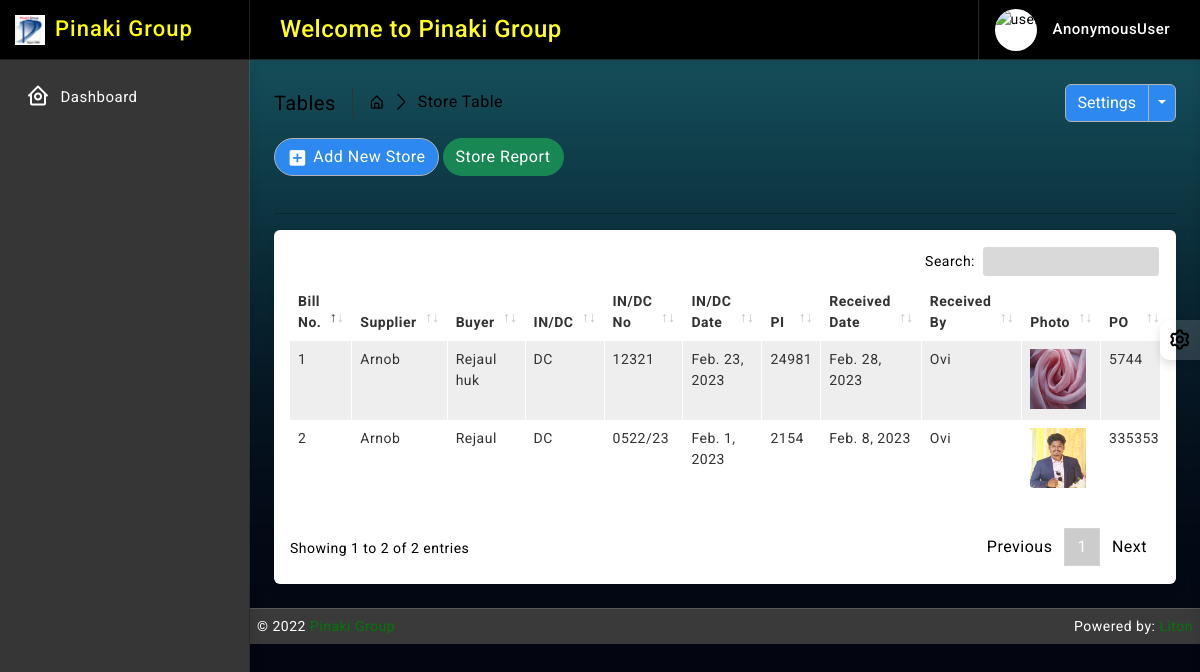
/store/, run on the app's committed database.
### store/models.py (models this page shows, shortened)
class StoreBill(models.Model):
    billno = models.AutoField(primary_key=True)
    time = models.DateTimeField(auto_now=True)
    supplier = models.ForeignKey(Supplier, on_delete=models.CASCADE, blank=False, related_name='suppliername')
    buyer_name = models.CharField(max_length=64, blank=False, null=True)
    REPORT = (
        ('', 'Select'),
        ('Invoice', 'Invoice'),
        ('DC', 'DC'),
    )
    report = models.CharField(max_length=64, null=True, blank=False, choices=REPORT)
    report_no = models.CharField(max_length=64, blank=True, null=True)
    report_date = models.DateField(default= now)
    pi_no = models.CharField(max_length=150, blank=True, null=True)
    received_by = models.CharField(max_length=64, blank=False, null=True)
    received_date = models.DateField(default= now)
    img_file = models.ImageField(upload_to='store', null=True, blank=True)
    po_no = models.CharField(max_length=64, blank=True, null=True)
    lc = models.CharField(max_length=64, blank=False, null=True)
    style_no = models.CharField(max_length=32, null=True, blank=True)
    file_no = models.CharField(max_length=64, blank=True, null=True)
    lot_no = models.CharField(max_length=64, blank=True, null=True)
    fabric_detail = models.TextField()
    store_location = models.CharField(max_length=64, blank=True, null=True)
    order_qty = models.IntegerField(default=0)
    def get_items_list(self):
        return StoreItem.objects.filter(billno=self)
    def get_total_price(self):
        storeitems = StoreItem.objects.filter(billno=self)
        total = 0
        for item in storeitems:
            total += item.totalprice
        return total

### supplier/models.py (models this page shows)
class Supplier(models.Model):
    date = models.DateField(default= now)
    supplier_name = models.CharField(max_length=64, null=True, blank=False)
    company_name = models.CharField(max_length=64, null=True, blank=False)
    office_address = models.CharField(max_length=64, null=True, blank=False)
    office_postal_code = models.IntegerField(blank=True)
    office_country = models.CharField(max_length=64, null=True, blank=True)
    office_tphone = models.CharField(max_length=16, null=True, blank=True, unique=True)
    factory_address =  models.CharField(max_length=64, null=True, blank=True)
    factory_postal_code = models.IntegerField(blank=True)
    factory_country = models.CharField(max_length=64, null=True, blank=True)
    factory_tphone = models.CharField(max_length=16, null=True, blank=True, unique=True)
    vat_identi_no = models.CharField(max_length=32, blank=True)
    expiry_date = models.DateField(default= now, blank=True)
    trade_license_no = models.CharField(max_length=32, blank=True)
    owner_name = models.CharField(max_length=64, null=True, blank=True)
    owner_phone = models.CharField(max_length=16, null=True, blank=True, unique=True)
    owner_email = models.EmailField(max_length=64, blank=True, unique=True)
    first_cp_name = models.CharField(max_length=64, null=True, blank=True)
    first_cp_position = models.CharField(max_length=64, null=True, blank=True)
    first_cp_phone = models.CharField(max_length=16, null=True, blank=True, unique=True)
    first_cp_email = models.EmailField(max_length=64, blank=True, unique=True)
    sec_cp_name = models.CharField(max_length=64, null=True, blank=True)
    sec_cp_position = models.CharField(max_length=64, null=True, blank=True)
    sec_cp_phone = models.CharField(max_length=16, null=True, blank=True, unique=True)
    sec_cp_email = models.EmailField(max_length=64, blank=True, unique=True)
    account_name = models.CharField(max_length=64, null=True, blank=False)
    account_no = models.CharField(max_length=32, null=True, blank=False)
    bank_name = models.CharField(max_length=64, null=True, blank=False)
    bank_address = models.CharField(max_length=64, null=True, blank= False)
    swift = models.CharField(max_length=64, null=True, blank=False)
    created_at = models.DateTimeField(auto_now_add=True, auto_now=False)
    updated_at = models.DateTimeField(auto_now_add=False, auto_now=True)
    def __str__(self):
        return self.supplier_name

### store/views.py (the view)
# urls.py: path('', views.StoreView.as_view(), name='store_read'),
class StoreView(ListView):
    model = StoreBill
    template_name = 'store/read.html'
    context_object_name = 'bills'
    ordering = ['-time']

### templates/store/read.html (shortened to what this page needs)
{% extends 'base/base.html' %}
{% block body %}
{% load static %}
		<div class="page-wrapper">
			<div class="page-content">
				<div class="page-breadcrumb d-none d-sm-flex align-items-center mb-3">
					<div class="breadcrumb-title pe-3">Tables</div>
					<div class="ps-3">
						<nav aria-label="breadcrumb">
							<ol class="breadcrumb mb-0 p-0">
								<li class="breadcrumb-item"><a href="#"><i class="bx bx-home-alt"></i></a>
								</li>
								<li class="breadcrumb-item active" aria-current="page">Store Table</li>
							</ol>
						</nav>
					</div>
					<div class="ms-auto">
						<div class="btn-group">
							<button type="button" class="btn btn-light">Settings</button>
							<button type="button" class="btn btn-light dropdown-toggle dropdown-toggle-split" data-bs-toggle="dropdown">	<span class="visually-hidden">Toggle Dropdown</span>
							</button>
						</div>
					</div>
				</div>
                <div class="ms-auto">
					<a href="/store/create/" class="btn btn-light radius-30 mt-2 mt-lg-0"><i class="bx bxs-plus-square"></i>Add New Store</a>
					<a href="/store/report/" class="btn btn-success radius-30 mt-2 mt-lg-0">Store Report</a>
				</div><br>
				<hr/>
				<div class="card">
					<div class="card-body">
						<div class="table-responsive">
							<table id="example2" class="table table-striped table-bordered">
								<thead>
									<tr>
										<th>Bill No.</th>
										<th>Supplier</th>
                                        <th>Buyer</th>
                                        <th>IN/DC</th>
                                        <th>IN/DC No</th>
                                        <th>IN/DC Date</th>
                                        <th>PI</th>
                                        <th>Received Date</th>
                                        <th>Received By</th>
                                        <th>Photo</th>
                                        <th>PO</th>
									</tr>
								</thead>
								<tbody>
									{% for data in bills %}
									<tr>
                                        <td> <p>{{ data.billno }}</p> </td>
                                        <td>{{ data.supplier }}</td>
                                        <td>{{ data.buyer_name }}</td>
                                        <td>{{ data.report }}</td>
                                        <td>{{ data.report_no }}</td>
                                        <td>{{ data.report_date }}</td>
                                        <td>{{ data.pi_no }}</td>
                                        <td>{{ data.received_date }}</td>
                                        <td>{{ data.received_by }}</td>
										<td>
											{% if data.img_file == ""  %}
											No Image
											{% else %}
											<a href="{{ data.img_file.url }}" data-lightbox="image-1" data-title="My caption" target="_blank">
												<img src="{{ data.img_file.url }}" height="60" width="56">
											  </a>
											  {% endif %}
										</td>
                                        <td>{{ data.po_no }}</td>
									</tr>
								 {% endfor %}
								</tbody>
							</table>
						</div>
					</div>
				</div>
			</div>
		</div>
{% endblock body %}

### static/css/app.css (style rules this page uses)
body { font-size: 14px; letter-spacing: .5px; font-family: Roboto, sans-serif; overflow-x: hidden }
a { text-decoration: none }
.page-wrapper { height: 100%; margin-top: 60px; margin-bottom: 0px; margin-left: 250px }
.page-content { padding: 1.5rem 1.5rem 0 1.5rem }
.breadcrumb-title { font-size: 20px; border-right: 1.5px solid #333; }
.page-breadcrumb .breadcrumb li.breadcrumb-item { font-size: 16px }
.page-breadcrumb .breadcrumb-item+.breadcrumb-item::before { display: inline-block; padding-right: .5rem; color: #000000; font-family: LineIcons; content: "\ea5c" }
.radius-30 { border-radius: 30px }
.btn i { vertical-align: middle; font-size: 1.3rem; margin-top: -1em; margin-bottom: -1em; margin-right: 5px }
.bg-theme { background-size: 100% 100%; background-attachment: fixed; background-position: center; background-repeat: no-repeat; transition: background .2s; }
body.bg-theme2 { background-image: url(../images/bg-themes/2.png); }

### data on the page
StoreBill: billno "2", supplier "Arnob", buyer_name "Rejaul", report "DC", report_no "0522/23", report_date "Feb. 1, 2023", pi_no "2154", received_date "Feb. 8, 2023", received_by "Ovi", img_file (picture), po_no "335353"
StoreBill: billno "1", supplier "Arnob", buyer_name "Rejaul huk", report "DC", report_no "12321", report_date "Feb. 23, 2023", pi_no "24981", received_date "Feb. 28, 2023", received_by "Ovi", img_file (picture), po_no "5744"

### other printed values
{{ request.user }} "AnonymousUser"
